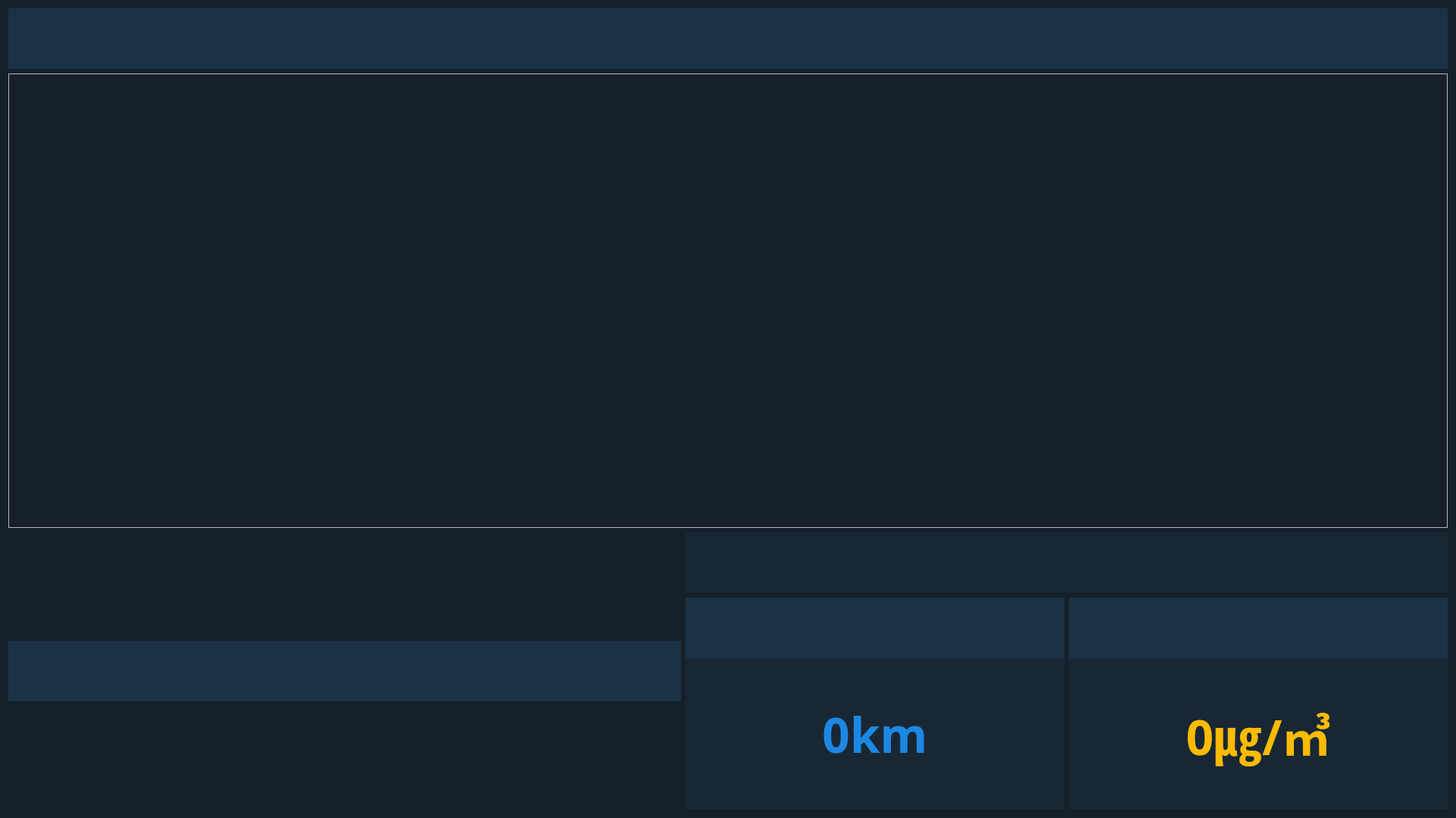
<?xml version="1.0" encoding="UTF-8"?>
<ui version="4.0">
 <class>js06_1920</class>
 <widget class="QWidget" name="js06_1920">
  <property name="geometry">
   <rect>
    <x>0</x>
    <y>0</y>
    <width>1920</width>
    <height>1080</height>
   </rect>
  </property>
  <property name="windowTitle">
   <string>Form</string>
  </property>
  <property name="styleSheet">
   <string notr="true">#js06_1920
{
	background-color:rgb(22,32,42);
}</string>
  </property>
  <layout class="QGridLayout" name="gridLayout">
   <item row="0" column="0">
    <layout class="QHBoxLayout" name="horizontalLayout_4">
     <property name="spacing">
      <number>0</number>
     </property>
     <item>
      <widget class="QLabel" name="title_label">
       <property name="enabled">
        <bool>true</bool>
       </property>
       <property name="sizePolicy">
        <sizepolicy hsizetype="Preferred" vsizetype="Fixed">
         <horstretch>0</horstretch>
         <verstretch>80</verstretch>
        </sizepolicy>
       </property>
       <property name="minimumSize">
        <size>
         <width>0</width>
         <height>80</height>
        </size>
       </property>
       <property name="font">
        <font>
         <family>FrutigerNeue1450W04-Regular</family>
         <pointsize>32</pointsize>
         <weight>50</weight>
         <bold>false</bold>
        </font>
       </property>
       <property name="styleSheet">
        <string notr="true">#title_label
{
	background-color:rgb(27,49,70);
	color:rgb(28,136,227);
}</string>
       </property>
       <property name="text">
        <string/>
       </property>
       <property name="pixmap">
        <pixmap>icon/company_product_name_logo.png</pixmap>
       </property>
       <property name="alignment">
        <set>Qt::AlignLeading|Qt::AlignLeft|Qt::AlignVCenter</set>
       </property>
      </widget>
     </item>
     <item>
      <widget class="QPushButton" name="settings_button">
       <property name="sizePolicy">
        <sizepolicy hsizetype="Fixed" vsizetype="Fixed">
         <horstretch>0</horstretch>
         <verstretch>0</verstretch>
        </sizepolicy>
       </property>
       <property name="minimumSize">
        <size>
         <width>80</width>
         <height>80</height>
        </size>
       </property>
       <property name="styleSheet">
        <string notr="true">
#settings_button
{
	background-image: url(./ui/icon/settings.png);
	background-color:rgb(27,49,70);
	border:0px;
	background-repeat: no-repeat
}
#settings_button:pressed
{
	background-image: url(./ui/icon/settings_on.png);
	background-color:rgb(27,49,70);
	background-repeat: no-repeat
}
#settings_button:hover
{
	background-image: url(./ui/icon/settings_on.png);
	background-color:rgb(27,49,70);
	background-repeat: no-repeat
}</string>
       </property>
       <property name="text">
        <string/>
       </property>
       <property name="autoDefault">
        <bool>true</bool>
       </property>
       <property name="default">
        <bool>true</bool>
       </property>
       <property name="flat">
        <bool>true</bool>
       </property>
      </widget>
     </item>
    </layout>
   </item>
   <item row="1" column="0">
    <layout class="QVBoxLayout" name="verticalLayout">
     <property name="sizeConstraint">
      <enum>QLayout::SetMaximumSize</enum>
     </property>
     <item>
      <widget class="QFrame" name="video_frame">
       <property name="enabled">
        <bool>true</bool>
       </property>
       <property name="minimumSize">
        <size>
         <width>1900</width>
         <height>600</height>
        </size>
       </property>
       <property name="maximumSize">
        <size>
         <width>16777215</width>
         <height>2000</height>
        </size>
       </property>
       <property name="frameShape">
        <enum>QFrame::StyledPanel</enum>
       </property>
       <property name="frameShadow">
        <enum>QFrame::Raised</enum>
       </property>
      </widget>
     </item>
    </layout>
   </item>
   <item row="2" column="0">
    <layout class="QHBoxLayout" name="horizontalLayout">
     <property name="spacing">
      <number>6</number>
     </property>
     <property name="sizeConstraint">
      <enum>QLayout::SetFixedSize</enum>
     </property>
     <item>
      <layout class="QVBoxLayout" name="verticalLayout_2">
       <property name="spacing">
        <number>0</number>
       </property>
       <property name="sizeConstraint">
        <enum>QLayout::SetDefaultConstraint</enum>
       </property>
       <item>
        <widget class="QLabel" name="visibility_label">
         <property name="sizePolicy">
          <sizepolicy hsizetype="Preferred" vsizetype="Minimum">
           <horstretch>0</horstretch>
           <verstretch>0</verstretch>
          </sizepolicy>
         </property>
         <property name="minimumSize">
          <size>
           <width>400</width>
           <height>80</height>
          </size>
         </property>
         <property name="maximumSize">
          <size>
           <width>16777215</width>
           <height>80</height>
          </size>
         </property>
         <property name="font">
          <font>
           <family>FrutigerNeue1450W04-Regular</family>
           <pointsize>32</pointsize>
           <weight>50</weight>
           <bold>false</bold>
          </font>
         </property>
         <property name="styleSheet">
          <string notr="true">#visibility_label
{
	background-color:rgb(27,49,70);
	color:rgb(255,255,255);
}</string>
         </property>
         <property name="text">
          <string/>
         </property>
         <property name="pixmap">
          <pixmap>icon/time_series_name.png</pixmap>
         </property>
         <property name="alignment">
          <set>Qt::AlignLeading|Qt::AlignLeft|Qt::AlignVCenter</set>
         </property>
        </widget>
       </item>
       <item>
        <layout class="QVBoxLayout" name="web_verticalLayout">
         <property name="spacing">
          <number>0</number>
         </property>
         <property name="sizeConstraint">
          <enum>QLayout::SetFixedSize</enum>
         </property>
        </layout>
       </item>
      </layout>
     </item>
     <item>
      <layout class="QVBoxLayout" name="verticalLayout_6">
       <property name="spacing">
        <number>6</number>
       </property>
       <item>
        <widget class="QLabel" name="real_time_label">
         <property name="sizePolicy">
          <sizepolicy hsizetype="Preferred" vsizetype="Preferred">
           <horstretch>0</horstretch>
           <verstretch>0</verstretch>
          </sizepolicy>
         </property>
         <property name="minimumSize">
          <size>
           <width>0</width>
           <height>80</height>
          </size>
         </property>
         <property name="maximumSize">
          <size>
           <width>16777215</width>
           <height>80</height>
          </size>
         </property>
         <property name="font">
          <font>
           <family>NanumGothic</family>
           <pointsize>28</pointsize>
           <weight>50</weight>
           <bold>false</bold>
          </font>
         </property>
         <property name="styleSheet">
          <string notr="true">#real_time_label
{
	background-color:rgb(25,39,52);
	color:rgb(220,220,220);

}
</string>
         </property>
         <property name="text">
          <string/>
         </property>
         <property name="pixmap">
          <pixmap>icon/clock.png</pixmap>
         </property>
         <property name="alignment">
          <set>Qt::AlignCenter</set>
         </property>
        </widget>
       </item>
       <item>
        <layout class="QHBoxLayout" name="horizontalLayout_2">
         <property name="spacing">
          <number>6</number>
         </property>
         <item>
          <layout class="QVBoxLayout" name="verticalLayout_3">
           <property name="spacing">
            <number>0</number>
           </property>
           <property name="sizeConstraint">
            <enum>QLayout::SetDefaultConstraint</enum>
           </property>
           <item>
            <widget class="QLabel" name="c_vis_title_label">
             <property name="sizePolicy">
              <sizepolicy hsizetype="Preferred" vsizetype="Preferred">
               <horstretch>0</horstretch>
               <verstretch>0</verstretch>
              </sizepolicy>
             </property>
             <property name="minimumSize">
              <size>
               <width>500</width>
               <height>80</height>
              </size>
             </property>
             <property name="maximumSize">
              <size>
               <width>16777215</width>
               <height>80</height>
              </size>
             </property>
             <property name="font">
              <font>
               <family>FrutigerNeue1450W04-Regular</family>
               <pointsize>25</pointsize>
               <weight>50</weight>
               <bold>false</bold>
              </font>
             </property>
             <property name="styleSheet">
              <string notr="true">#c_vis_title_label
{
	background-color:rgb(27,49,70);
	color:rgb(220,220,220);
}</string>
             </property>
             <property name="text">
              <string/>
             </property>
             <property name="pixmap">
              <pixmap>icon/visibility_name.png</pixmap>
             </property>
             <property name="alignment">
              <set>Qt::AlignLeading|Qt::AlignLeft|Qt::AlignVCenter</set>
             </property>
            </widget>
           </item>
           <item>
            <widget class="QLabel" name="c_vis_label">
             <property name="sizePolicy">
              <sizepolicy hsizetype="Preferred" vsizetype="Preferred">
               <horstretch>0</horstretch>
               <verstretch>0</verstretch>
              </sizepolicy>
             </property>
             <property name="minimumSize">
              <size>
               <width>500</width>
               <height>0</height>
              </size>
             </property>
             <property name="maximumSize">
              <size>
               <width>16777215</width>
               <height>16777215</height>
              </size>
             </property>
             <property name="font">
              <font>
               <family>NanumGothic</family>
               <pointsize>48</pointsize>
               <weight>75</weight>
               <bold>true</bold>
              </font>
             </property>
             <property name="contextMenuPolicy">
              <enum>Qt::PreventContextMenu</enum>
             </property>
             <property name="styleSheet">
              <string notr="true">#c_vis_label
{
	background-color:rgb(25,39,52);
	color:rgb(28,136,227);
}
</string>
             </property>
             <property name="text">
              <string>0km</string>
             </property>
             <property name="alignment">
              <set>Qt::AlignCenter</set>
             </property>
            </widget>
           </item>
          </layout>
         </item>
         <item>
          <layout class="QVBoxLayout" name="verticalLayout_4">
           <property name="spacing">
            <number>0</number>
           </property>
           <property name="sizeConstraint">
            <enum>QLayout::SetDefaultConstraint</enum>
           </property>
           <item>
            <widget class="QLabel" name="c_pm_title_label">
             <property name="sizePolicy">
              <sizepolicy hsizetype="Fixed" vsizetype="Maximum">
               <horstretch>0</horstretch>
               <verstretch>0</verstretch>
              </sizepolicy>
             </property>
             <property name="minimumSize">
              <size>
               <width>500</width>
               <height>80</height>
              </size>
             </property>
             <property name="maximumSize">
              <size>
               <width>16777215</width>
               <height>80</height>
              </size>
             </property>
             <property name="font">
              <font>
               <family>FrutigerNeue1450W04-Regular</family>
               <pointsize>25</pointsize>
               <weight>50</weight>
               <bold>false</bold>
              </font>
             </property>
             <property name="styleSheet">
              <string notr="true">#c_pm_title_label
{
	background-color:rgb(27,49,70);
	color:rgb(220,220,220);
}</string>
             </property>
             <property name="text">
              <string/>
             </property>
             <property name="pixmap">
              <pixmap>icon/pm25_name.png</pixmap>
             </property>
             <property name="alignment">
              <set>Qt::AlignLeading|Qt::AlignLeft|Qt::AlignVCenter</set>
             </property>
            </widget>
           </item>
           <item>
            <widget class="QLabel" name="c_pm_label">
             <property name="sizePolicy">
              <sizepolicy hsizetype="Preferred" vsizetype="Preferred">
               <horstretch>0</horstretch>
               <verstretch>0</verstretch>
              </sizepolicy>
             </property>
             <property name="minimumSize">
              <size>
               <width>500</width>
               <height>0</height>
              </size>
             </property>
             <property name="maximumSize">
              <size>
               <width>16777215</width>
               <height>16777215</height>
              </size>
             </property>
             <property name="font">
              <font>
               <family>NanumGothic</family>
               <pointsize>48</pointsize>
               <weight>75</weight>
               <bold>true</bold>
              </font>
             </property>
             <property name="contextMenuPolicy">
              <enum>Qt::PreventContextMenu</enum>
             </property>
             <property name="styleSheet">
              <string notr="true">#c_pm_label

{
	background-color:rgb(25,39,52);
	color:rgb(250,187,0);
}
</string>
             </property>
             <property name="text">
              <string>0㎍/㎥</string>
             </property>
             <property name="alignment">
              <set>Qt::AlignCenter</set>
             </property>
            </widget>
           </item>
          </layout>
         </item>
        </layout>
       </item>
      </layout>
     </item>
    </layout>
   </item>
  </layout>
 </widget>
 <resources/>
 <connections/>
</ui>
